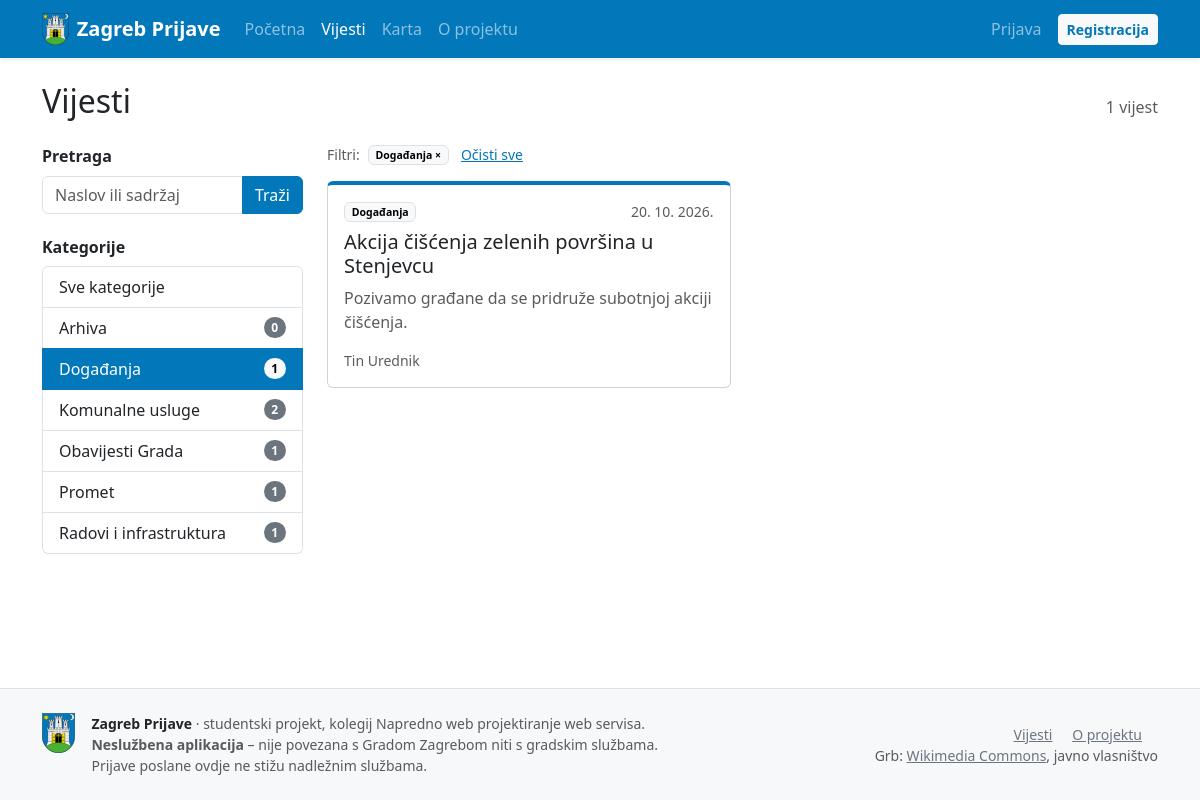
Screenshot of /zagreb-prijave/vijesti?kategorija=5 with the database file from the repository.
### tables this page shows
CREATE TABLE kategorije_vijesti (
  id          SMALLINT UNSIGNED NOT NULL AUTO_INCREMENT,
  naziv       VARCHAR(80)       NOT NULL,
  opis        VARCHAR(255)      NULL,
  kreirano_u  DATETIME          NOT NULL DEFAULT CURRENT_TIMESTAMP,
  azurirano_u DATETIME          NOT NULL DEFAULT CURRENT_TIMESTAMP ON UPDATE CURRENT_TIMESTAMP,
  PRIMARY KEY (id),
  UNIQUE KEY uq_kategorije_naziv (naziv)
);

CREATE TABLE vijesti (
  id            INT UNSIGNED      NOT NULL AUTO_INCREMENT,
  kategorija_id SMALLINT UNSIGNED NOT NULL,
  autor_id      INT UNSIGNED      NOT NULL,
  naslov        VARCHAR(200)      NOT NULL,
  sazetak       VARCHAR(500)      NOT NULL,
  sadrzaj       MEDIUMTEXT        NOT NULL,
  slika         VARCHAR(255)      NULL,
  status        ENUM('nacrt','objavljeno') NOT NULL DEFAULT 'nacrt',
  datum_objave  DATETIME          NULL,        
  kreirano_u    DATETIME          NOT NULL DEFAULT CURRENT_TIMESTAMP,
  azurirano_u   DATETIME          NOT NULL DEFAULT CURRENT_TIMESTAMP ON UPDATE CURRENT_TIMESTAMP,
  PRIMARY KEY (id),
  KEY idx_vijesti_kategorija (kategorija_id),
  KEY idx_vijesti_autor (autor_id),
  KEY idx_vijesti_status_datum (status, datum_objave),
  CONSTRAINT fk_vijesti_kategorija
    FOREIGN KEY (kategorija_id) REFERENCES kategorije_vijesti (id)
    ON UPDATE CASCADE ON DELETE RESTRICT,      
  CONSTRAINT fk_vijesti_autor
    FOREIGN KEY (autor_id) REFERENCES korisnici (id)
    ON UPDATE CASCADE ON DELETE RESTRICT,
   
  CONSTRAINT chk_vijesti_objava CHECK (status <> 'objavljeno' OR datum_objave IS NOT NULL)
);

### src/Controllers/NewsController.php (called while the page is built, shortened)
<?php
final class NewsController
{
    public function index(): void
    {
        $q = mb_substr(get('q'), 0, self::MAX_DULJINA_PRETRAGE);
        $kategorijaId = get_int('kategorija');
        $vijesti = new Vijest();
        $paginator = new Paginator(
            total: $vijesti->countPublished($kategorijaId, $q),
            perPage: self::PO_STRANICI,
            requestedPage: get_int('stranica'),
            path: '/vijesti',
            query: ['q' => $q, 'kategorija' => $kategorijaId],
        );
        View::render('vijesti/index', [
            'title'        => 'Vijesti',
            'vijesti'      => $vijesti->findPublished($kategorijaId, $q, $paginator->perPage, $paginator->offset),
            'kategorije'   => (new Kategorija())->allWithPublishedCount(),
            'paginator'    => $paginator,
            'q'            => $q,
            'kategorijaId' => $kategorijaId,
            'vijestiUzivo' => true,
        ]);
    }
}

### public/index.php (called while the page is built, shortened)
<?php
$router = new Router();
$router->dispatch($_SERVER['REQUEST_METHOD'], request_path());

### src/Core/Database.php (called while the page is built, shortened)
<?php
final class Database
{
    private static ?PDO $pdo = null;
    public static function connection(): PDO
    {
        if (self::$pdo === null) {
            $dsn = sprintf(
                'mysql:host=%s;port=%s;dbname=%s;charset=utf8mb4',
                $_ENV['DB_HOST'],
                $_ENV['DB_PORT'] ?? '3306',
                $_ENV['DB_NAME']
            );
            self::$pdo = new PDO($dsn, $_ENV['DB_USER'], $_ENV['DB_PASS'], [
                PDO::ATTR_ERRMODE            => PDO::ERRMODE_EXCEPTION,
                PDO::ATTR_DEFAULT_FETCH_MODE => PDO::FETCH_ASSOC,
                PDO::ATTR_EMULATE_PREPARES   => false,
                PDO::MYSQL_ATTR_FOUND_ROWS   => true,
            ]);
            self::$pdo->exec("SET time_zone = '" . date('P') . "'");
        }
        return self::$pdo;
    }
}

### src/Models/Vijest.php (called while the page is built, shortened)
<?php
final class Vijest
{
    private PDO $db;
    public function __construct()
    {
        $this->db = Database::connection();
    }
    public function findPublished(?int $kategorijaId, string $q, int $limit, int $offset): array
    {
        [$where, $params] = $this->publicWhere($kategorijaId, $q);
        $stmt = $this->db->prepare(
            $this->select() . " WHERE {$where}
             ORDER BY v.datum_objave DESC, v.id DESC
             LIMIT :limit OFFSET :offset"
        );
        foreach ($params as $name => $value) {
            $stmt->bindValue($name, $value);
        }
        $stmt->bindValue(':limit', $limit, PDO::PARAM_INT);
        $stmt->bindValue(':offset', $offset, PDO::PARAM_INT);
        $stmt->execute();
        return $stmt->fetchAll();
    }
    public function countPublished(?int $kategorijaId, string $q): int
    {
        [$where, $params] = $this->publicWhere($kategorijaId, $q);
        $stmt = $this->db->prepare("SELECT COUNT(*) FROM vijesti v WHERE {$where}");
        $stmt->execute($params);
        return (int) $stmt->fetchColumn();
    }
    private function select(bool $sadrzaj = false): string
    {
        return 'SELECT v.id, v.naslov, v.sazetak, v.slika, v.datum_objave'
            . ($sadrzaj ? ', v.sadrzaj' : '') . ",
                   k.id AS kategorija_id, k.naziv AS kategorija,
                   CONCAT(a.ime, ' ', a.prezime) AS autor
              FROM vijesti v
              JOIN kategorije_vijesti k ON k.id = v.kategorija_id
              JOIN korisnici a          ON a.id = v.autor_id";
    }
    private function publicWhere(?int $kategorijaId, string $q): array
    {
        $where = ["v.status = 'objavljeno'"];
        $params = [];
        if ($kategorijaId !== null) {
            $where[] = 'v.kategorija_id = :kategorija';
            $params[':kategorija'] = $kategorijaId;
        }
        return [implode(' AND ', $where), $params];
    }
}

### src/Core/Paginator.php (called while the page is built, shortened)
<?php
final class Paginator
{
    public function __construct(
        public readonly int $total,
        public readonly int $perPage,
        ?int $requestedPage,
        private readonly string $path,
        private readonly array $query = [],
    ) {
        $this->pages = max(1, (int) ceil($total / $perPage));
        $this->page = min(max(1, $requestedPage ?? 1), $this->pages);
    }
}

### src/Models/Kategorija.php (called while the page is built, shortened)
<?php
final class Kategorija
{
    private PDO $db;
    public function __construct()
    {
        $this->db = Database::connection();
    }
    public function allWithPublishedCount(): array
    {
        return $this->db->query(
            "SELECT k.id, k.naziv, COUNT(v.id) AS broj_vijesti
               FROM kategorije_vijesti k
               LEFT JOIN vijesti v ON v.kategorija_id = k.id AND v.status = 'objavljeno'
              GROUP BY k.id, k.naziv
              ORDER BY k.naziv"
        )->fetchAll();
    }
}

### views/vijesti/index.php (the view, shortened to what this page needs)
<?php
$filterUrl = static function (?int $kategorija, string $q): string {
    $query = array_filter(['q' => $q, 'kategorija' => $kategorija], static fn ($v) => $v !== null && $v !== '');
    return url('/vijesti') . ($query ? '?' . http_build_query($query) : '');
};
$odabrana = null;
foreach ($kategorije as $k) {
    if ((int) $k['id'] === $kategorijaId) {
        $odabrana = $k;
    }
}
?>
<div class="d-flex flex-wrap justify-content-between align-items-baseline mb-4 gap-2">
    <h1 class="h2 mb-0">Vijesti</h1>
    <span class="text-body-secondary" id="vijesti-broj">
        <?= $paginator->total ?> <?= $paginator->total === 1 ? 'vijest' : 'vijesti' ?>
    </span>
</div>
<div class="row g-4">
    <aside class="col-lg-3">
        <form method="get" action="<?= e(url('/vijesti')) ?>" class="mb-4" role="search">
            <label for="q" class="form-label fw-semibold">Pretraga</label>
            <div class="input-group">
                <input type="search" class="form-control" id="q" name="q" maxlength="100" autocomplete="off"
                       placeholder="Naslov ili sadržaj" value="<?= e($q) ?>">
                <button class="btn btn-primary" type="submit">Traži</button>
            </div>
        </form>
        <h2 class="h6 fw-semibold">Kategorije</h2>
        <div class="list-group">
            <a href="<?= e($filterUrl(null, $q)) ?>"
               class="list-group-item list-group-item-action<?= $kategorijaId === null ? ' active' : '' ?>">
                Sve kategorije
            </a>
            <?php foreach ($kategorije as $k): ?>
                <?php $aktivna = (int) $k['id'] === $kategorijaId; ?>
                <a href="<?= e($filterUrl((int) $k['id'], $q)) ?>"
                   class="list-group-item list-group-item-action d-flex justify-content-between align-items-center<?= $aktivna ? ' active' : '' ?>"
                    <?= $aktivna ? 'aria-current="true"' : '' ?>>
                    <?= e($k['naziv']) ?>
                    <span class="badge rounded-pill <?= $aktivna ? 'text-bg-light' : 'text-bg-secondary' ?>"><?= (int) $k['broj_vijesti'] ?></span>
                </a>
            <?php endforeach; ?>
        </div>
    </aside>
    <div class="col-lg-9" id="vijesti-rezultati"
         data-api="<?= e(url('/api/v1/vijesti')) ?>" data-stranica="<?= e(url('/vijesti')) ?>"
         data-kategorija="<?= $kategorijaId ?? '' ?>" data-po-stranici="<?= (int) $paginator->perPage ?>">
        <?php if ($q !== '' || $odabrana !== null): ?>
            <div class="d-flex flex-wrap align-items-center gap-2 mb-3 small" id="vijesti-filtri">
                <span class="text-body-secondary">Filtri:</span>
                <?php if ($odabrana !== null): ?>
                    <a class="badge text-bg-light border text-decoration-none" href="<?= e($filterUrl(null, $q)) ?>"
                       title="Ukloni kategoriju"><?= e($odabrana['naziv']) ?> &times;</a>
                <?php endif; ?>
                <a href="<?= e(url('/vijesti')) ?>" class="ms-1">Očisti sve</a>
            </div>
        <?php endif; ?>
        <?php if ($vijesti === []): ?>
            <div class="text-center border rounded-3 py-5 px-3 bg-body-tertiary">
                <p class="h5">Nema pronađenih vijesti</p>
                <p class="text-body-secondary mb-3">
                    <?php if ($q !== ''): ?>
                        Nijedna vijest ne odgovara pretrazi „<?= e($q) ?>”<?= $odabrana ? ' u kategoriji ' . e($odabrana['naziv']) : '' ?>.
                    <?php else: ?>
                        U ovoj kategoriji još nema objavljenih vijesti.
                    <?php endif; ?>
                </p>
                <a href="<?= e(url('/vijesti')) ?>" class="btn btn-outline-primary">Prikaži sve vijesti</a>
            </div>
        <?php else: ?>
            <div class="row g-4">
                <?php foreach ($vijesti as $vijest): ?>
                    <div class="col-md-6">
                        <?php require __DIR__ . '/../partials/vijest_kartica.php'; ?>
                    </div>
                <?php endforeach; ?>
            </div>
        <?php endif; ?>
    </div>
</div>

### views/partials/vijest_kartica.php (shortened to what this page needs)
<?php
$poveznica = url('/vijesti/' . (int) $vijest['id']);
?>
<article class="card h-100 vijest-kartica">
    <div class="card-body d-flex flex-column">
        <div class="d-flex justify-content-between align-items-center small mb-2">
            <a href="<?= e(url('/vijesti') . '?kategorija=' . (int) $vijest['kategorija_id']) ?>"
               class="badge text-bg-light text-decoration-none border"><?= e($vijest['kategorija']) ?></a>
            <time datetime="<?= e($vijest['datum_objave']) ?>" class="text-body-secondary"><?= e(datum($vijest['datum_objave'])) ?></time>
        </div>
        <h3 class="h5 card-title">
            <a href="<?= e($poveznica) ?>" class="stretched-link text-body text-decoration-none"><?= e($vijest['naslov']) ?></a>
        </h3>
        <p class="card-text text-body-secondary flex-grow-1"><?= e($vijest['sazetak']) ?></p>
        <p class="card-text small text-body-secondary mb-0"><?= e($vijest['autor']) ?></p>
    </div>
</article>

### src/Core/Router.php (shortened to what this page needs)
<?php
final class Router
{
    private array $routes = [];
    private function add(string $method, string $path, array $handler, array $options): void
    {
        $pattern = preg_replace('#\{(\w+)\}#', '(?P<$1>\d+)', $path);
        $this->routes[] = [
            'method'  => $method,
            'pattern' => '#^' . $pattern . '$#',
            'handler' => $handler,
            'options' => $options,
        ];
    }
    public function dispatch(string $method, string $path): void
    {
        foreach ($this->routes as $route) {
            if (!preg_match($route['pattern'], $path, $matches)) {
                continue;
            }
            $params = array_map('intval', array_filter($matches, 'is_string', ARRAY_FILTER_USE_KEY));
            [$class, $action] = $route['handler'];
            (new $class())->$action(...$params);
            return;
        }
    }
}

### public/assets/css/app.css (style rules this page uses)
:root { --zg-plava: #0277ba; --zg-plava-tamna: #015a8f; --zg-zuta: #f5df03; }
.btn-primary { --bs-btn-bg: var(--zg-plava); --bs-btn-border-color: var(--zg-plava); --bs-btn-hover-bg: var(--zg-plava-tamna); --bs-btn-hover-border-color: var(--zg-plava-tamna); --bs-btn-active-bg: var(--zg-plava-tamna); --bs-btn-active-border-color: var(--zg-plava-tamna); }
a { color: var(--zg-plava); }
.vijest-kartica { border-top: 4px solid var(--zg-plava); transition: box-shadow .15s ease-in-out, transform .15s ease-in-out; }
.list-group-item.active { background-color: var(--zg-plava); border-color: var(--zg-plava); }

### rows the page displays
kategorije_vijesti: naziv "Arhiva", broj_vijesti "0"
kategorije_vijesti: naziv "Događanja", broj_vijesti "1"
kategorije_vijesti: naziv "Komunalne usluge", broj_vijesti "2"
kategorije_vijesti: naziv "Obavijesti Grada", broj_vijesti "1"
kategorije_vijesti: naziv "Promet", broj_vijesti "1"
kategorije_vijesti: naziv "Radovi i infrastruktura", broj_vijesti "1"
vijesti: kategorija.naziv "Događanja", datum_objave "20. 10. 2026.", naslov "Akcija čišćenja zelenih površina u Stenjevcu", sazetak "Pozivamo građane da se pridruže subotnjoj akciji čišćenja.", autor "Tin Urednik"

### other values shown
$label "Početna Vijesti Karta O projektu Prijava"
$paginator->total "1"
